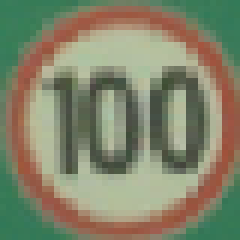
%> input picture 正样本40/100-1.bmp, 40 x 40 px (shown 6 times larger); its folder holds 4 pictures in this run
$ octave huJudgescript.m   (GNU Octave 9; MATLAB toolbox functions it lacks are replaced by stand-ins)
%> lines starting %> are read from the running program, lines starting %| are printed output that depends on the picture
### getfeature.m
function inv_m7 = getfeature(image)
%将矩阵的数据类型转换成双精度型
image=im2double(image);
m00=sum(sum(image));
m10=0;
m01=0;
[row,co1] = size(image);
for i = 1:row
    for j = 1:co1
        m10 = m10+i*image(i,j);
        m01 = m01+j*image(i,j);
    end
end
u10 = m10/m00;
u01 = m01/m00;
m20=0;
m02=0;
m11=0;
m30=0;
m12=0;
m21=0;
m03=0;
for i = 1:row
    for j = 1:co1
        m20=m20+i^2*image(i,j);
        m02=m02+j^2*image(i,j);
        m11=m11+i*j*image(i,j);
        m30=m30+i^3 *image(i,j);
        m03=m03+j^3*image(i,j);
        m12=m12+i*j^2*image(i,j);
        m21=m21+i^2*j*image(i,j);
    end
end
y00 = m00;
y10 = 0;
y01 = 0;
y11 = m11-u01*m10;
y20 = m20-u10*m10;
y02 = m02-u01*m01;
y30 = m30-3*u10*m20+2*u10^2*m10;
y12 = m12-2*u01*m11-u10*m02+2*u01^2*m10;
y21 = m21-2*u10*m11-u01*m20+2*u10^2*m01;
y03 = m03-3*u01*m02+2*u01^2*m01;
n20 = y20/m00^2;
n02 = y02/m00^2;
n11 = y11/m00^2;
n30 = y30/m00^2.5;
n03 = y03/m00^2.5;
n12 = y12/m00^2.5;
n21 = y21/m00^2.5;
h1 = n20+n02;
h2 = (n20-n02)^2 + 4*(n11)^2;
h3 = (n30-3*n12)^2 + (3*n21-n03)^2;
h4 = (n30+n12)^2 + (n21+n03)^2;
h5 = (n30-3*n12)*(n30+n12 )*((n30+n12)^2-3*(n21+n03)^2)+(3*n21-n03)*(n21+n03)*(3*(n30+n12)^2-(n21+n03)^2);
h6 = (n20-n02)*((n30+n12)^2-(n21+n03)^2)+4*n11*(n30+n12)*(n21+n03);
h7 = (3*n21-n03)*(n30+n12)*((n30+n12)^2-3*(n21+n03)^2)+(3*n12-n30)*(n21+n03)*(3*(n30+n12)^2-(n21+n03)^2);
inv_m7 = [h1 h2 h3 h4 h5 h6 h7];
end

### huJudgescript.m
%%
% * adaboost多分类
%
%%
clc
clear
close all
stdSize=[20 20];
features=[];
Y=[];
parentpath="正样本40";
dirOutput = dir(fullfile(parentpath,'*.bmp'));
fileNames = {dirOutput.name};
for item =1:length(fileNames)
    picName=parentpath+"/"+fileNames{item};
    FaceRegion=imread(picName);
%> FaceRegion is the input picture: size 40x40x3 uint8; mean R, G, B 130.2, 132.5, 106.5
    if numel(size(FaceRegion))>2
         FaceRegion=rgb2gray(FaceRegion);            %将rgb图像转化为灰度图像
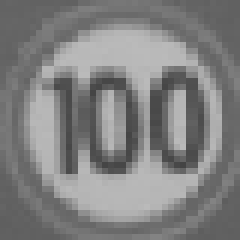
%> FaceRegion: size 40x40 uint8 (shown 6 times larger); min 68, max 186, mean 128.8
    end
    FaceRegion=imresize(FaceRegion,stdSize);
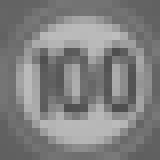
%> FaceRegion: size 20x20 uint8 (shown 8 times larger); min 78, max 190, mean 128.8
    [fea]=getfeature(FaceRegion);
%> in getfeature, `m00=sum(sum(image));`: m00 = 202.1
%> after the loop in getfeature, `for i = 1:row`: m01 = 2121.7; m10 = 2128.3
%> in getfeature, `u10 = m10/m00;`: u10 = 10.53
%> in getfeature, `u01 = m01/m00;`: u01 = 10.5
%> after the loop in getfeature, `for i = 1:row`: m02 = 28435.3; m03 = 427878.9; m11 = 22352.7; m12 = 299502.4; m20 = 28862.4; m21 = 303544.5; m30 = 439641.4
%> in getfeature, `y00 = m00;`: y00 = 202.1
%> in getfeature, `y11 = m11-u01*m10;`: y11 = 6.07
%> in getfeature, `y20 = m20-u10*m10;`: y20 = 6445.8
%> in getfeature, `y02 = m02-u01*m01;`: y02 = 6158.5
%> in getfeature, `y30 = m30-3*u10*m20+2*u10^2*m10;`: y30 = -135.1
%> in getfeature, `y12 = m12-2*u01*m11-u10*m02+2*u01^2*m10;`: y12 = -122.1
%> in getfeature, `y21 = m21-2*u10*m11-u01*m20+2*u10^2*m01;`: y21 = 371
%> in getfeature, `y03 = m03-3*u01*m02+2*u01^2*m01;`: y03 = -6.78
%> in getfeature, `n20 = y20/m00^2;`: n20 = 0.158
%> in getfeature, `n02 = y02/m00^2;`: n02 = 0.151
%> in getfeature, `n11 = y11/m00^2;`: n11 = 0.000149
%> in getfeature, `n30 = y30/m00^2.5;`: n30 = -0.000233
%> in getfeature, `n03 = y03/m00^2.5;`: n03 = -1.17e-05
%> in getfeature, `n12 = y12/m00^2.5;`: n12 = -0.00021
%> in getfeature, `n21 = y21/m00^2.5;`: n21 = 0.000639
%> in getfeature, `h1 = n20+n02;`: h1 = 0.309
%> in getfeature, `h2 = (n20-n02)^2 + 4*(n11)^2;`: h2 = 4.96e-05
%> in getfeature, `h3 = (n30-3*n12)^2 + (3*n21-n03)^2;`: h3 = 3.88e-06
%> in getfeature, `h4 = (n30+n12)^2 + (n21+n03)^2;`: h4 = 5.9e-07
%> in getfeature, `h5 = (n30-3*n12)*(n30+n12 )*((n30+n12)^2-3*(n21+n03)^2)+(3*n21-n03)*(n..`: h5 = 4.1e-13
%> in getfeature, `h6 = (n20-n02)*((n30+n12)^2-(n21+n03)^2)+4*n11*(n30+n12)*(n21+n03);`: h6 = -1.55e-09
%> in getfeature, `h7 = (3*n21-n03)*(n30+n12)*((n30+n12)^2-3*(n21+n03)^2)+(3*n12-n30)*(n2..`: h7 = 7.93e-13
%> in getfeature, `inv_m7 = [h1 h2 h3 h4 h5 h6 h7];`: inv_m7 = [0.309 4.96e-05 3.88e-06 5.9e-07 4.1e-13 -1.55e-09 7.93e-13]
%> fea has the same summary as inv_m7 in getfeature
    features=[features;fea];
%> features has the same summary as inv_m7 in getfeature
    if ~isempty(strfind(fileNames{item},'-'))
        tmpfilename=strsplit(fileNames{item},'-');
        Y=[Y str2num(tmpfilename{1,1})];
    else
        tmpfilename=strsplit(fileNames{item},'.');
         Y=[Y str2num(tmpfilename{1,1})];
    end

end
%> pass 2 of the loop `for item =1:length(fileNames)`:
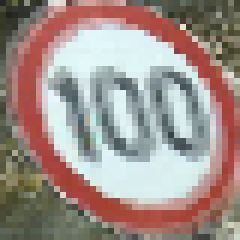
%> input picture 正样本40/100-11.bmp, 40 x 40 px (shown 6 times larger)
%> FaceRegion is the input picture: size 40x40x3 uint8; mean R, G, B 159.7, 144.3, 138.3
%> `FaceRegion=rgb2gray(FaceRegion);`:
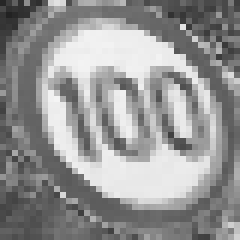
%> FaceRegion: size 40x40 uint8 (shown 6 times larger); min 34, max 244, mean 148.2
%> `FaceRegion=imresize(FaceRegion,stdSize);`:
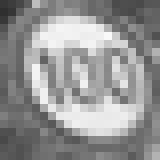
%> FaceRegion: size 20x20 uint8 (shown 8 times larger); min 47, max 249, mean 148.2
%> fea = [0.246 0.000348 2.09e-05 1.29e-05 -1.69e-10 -1.09e-07 -1.29e-10]
%> features = [0.309 4.96e-05 3.88e-06 5.9e-07 4.1e-13 -1.55e-09 7.93e-13; 0.246 0.000348 2.09e-05 1.29e-05 -1.69e-10 -1.09e-07 -1.29e-10]
%> pass 3 of the loop `for item =1:length(fileNames)`:
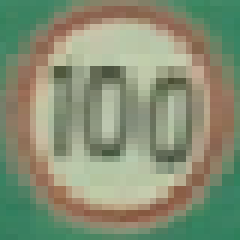
%> input picture 正样本40/100-14.bmp, 40 x 40 px (shown 6 times larger)
%> FaceRegion is the input picture: size 40x40x3 uint8; mean R, G, B 134.1, 143.8, 116.9
%> `FaceRegion=rgb2gray(FaceRegion);`:
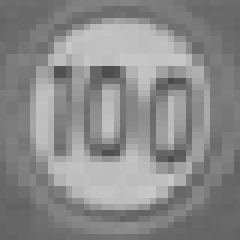
%> FaceRegion: size 40x40 uint8 (shown 6 times larger); min 74, max 199, mean 137.8
%> `FaceRegion=imresize(FaceRegion,stdSize);`:
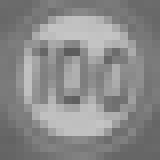
%> FaceRegion: size 20x20 uint8 (shown 8 times larger); min 92, max 197, mean 137.9
%> fea = [0.282 3.46e-05 1.18e-06 2.15e-06 -2.81e-12 -6.54e-09 -1.97e-12]
%> features = [0.309 4.96e-05 3.88e-06 5.9e-07 4.1e-13 -1.55e-09 7.93e-13; 0.246 0.000348 2.09e-05 1.29e-05 -1.69e-10 -1.09e-07 -1.29e-10; 0.282 3.46e-05 1.18e-06 2.15e-06 -2.81e-12 -6.54e-09 -1.97e-12]
%> the loop made 4 passes; the first 3 are shown
choose = randperm(size(features,1));
train_data=features(choose,:);
label_train=Y';
label_train=label_train(choose,end);
data = load('HuLikeFeatures.mat');
HarrLikeFeatures=data.features;
Y=data.Y';
num_train =length(Y)-100;

test_data = HarrLikeFeatures(:,:);
size(test_data);
label_test = Y(:,end);

%% adaboost的构建与训练
num = 0;
iter =200;%规定弱分类器的个数
category=[5,15,30,40,50,60,70,80,90,100,110,120];%10,20
numc=12;
for i = 1:numc-1 %5类
    for j = i+1:numc
        num = num + 1;
        %重新归类
        index1 = find(label_train == category(i));
        index2 = find(label_train == category(j));
        if(length(index1)==0 | length(index2)==0)
            "wrong answer"
            i
            j
            continue;
        end
        label_temp = zeros((length(index1)+length(index2)),1);
        label_temp(1:length(index1)) = 1;
        label_temp(length(index1)+1:length(index1)+length(index2)) = -1;
        train_temp = [train_data(index1,:);train_data(index2,:)];
        model{num} = adaboost_train(label_temp,train_temp,iter);
    end
end


% 用模型来预测测试集的分类
predict = zeros(length(test_data),1);
for i = 1:length(test_data)
    data_test = test_data(i,:);
    num = 0;

    addnum = zeros(1,numc);
    for j = 1:numc-1
        for k = j+1:numc
            num = num + 1;
%> (the run ends here)
